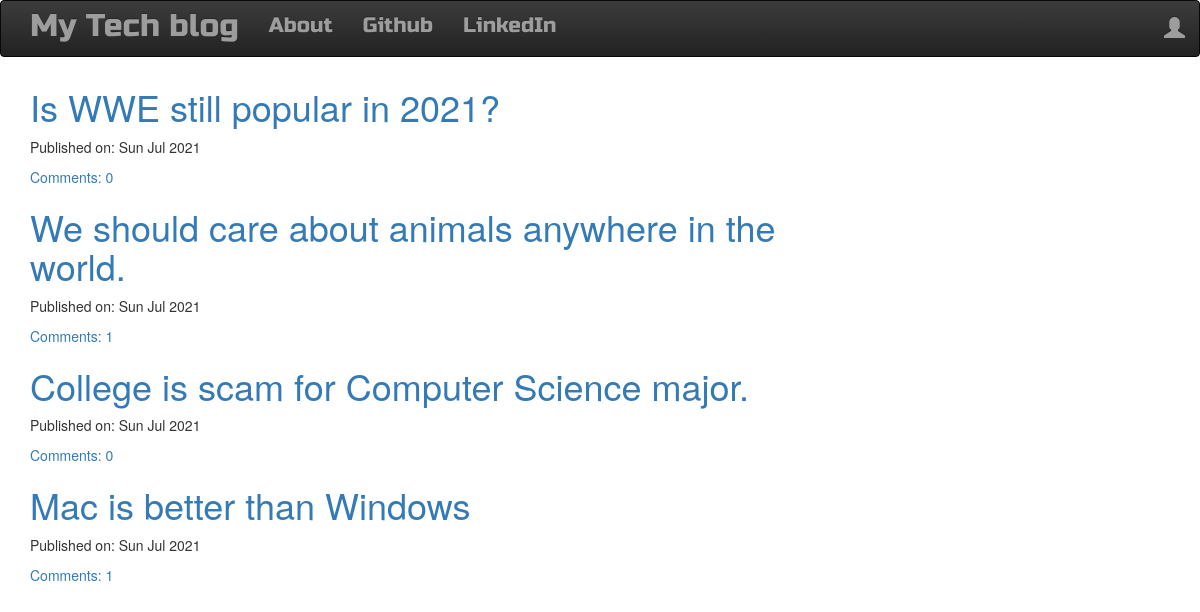
The page / on the database its author committed.
### blog/models.py (models this page shows, shortened)
class Post(models.Model):
    author = models.ForeignKey('auth.User',on_delete=models.CASCADE)
    title = models.CharField(max_length=200)
    text = models.TextField()
    created_date = models.DateTimeField(default=timezone.now)
    published_date = models.DateTimeField(blank=True, null=True)
    def approve_comments(self):
        return self.comments.filter(approved_comment=True)

### blog/views.py (the view)
# urls.py: url(r'^$',views.PostListView.as_view(),name='post_list'),
class PostListView(ListView):
    model = Post
    def get_queryset(self):
        return Post.objects.filter(published_date__lte=timezone.now()).order_by('-published_date')

### blog/templates/blog/post_list.html
{% extends 'blog/base.html' %}
{% block content %}
<div class="centerstage">
    {% for post in post_list %}
        <div class="post">
            <h1><a href="{% url 'post_detail' pk=post.pk %}">{{ post.title }}</a></h1>
            <div class="date">
                <p>Published on: {{ post.published_date|date:"D M Y"}}</p>
            </div>
            <a href="{% url 'post_detail' pk=post.pk %}">Comments: {{ post.approve_comments.count }}</a>
        </div>
    {% endfor %}
</div>
{% endblock %}

### blog/templates/blog/base.html (shortened to what this page needs)
<!DOCTYPE html>
{% load static %}
<html>
    <head>
        <link rel="stylesheet" href="https://maxcdn.bootstrapcdn.com/bootstrap/3.3.7/css/bootstrap.min.css">
        <link rel="stylesheet" href="https://maxcdn.bootstrapcdn.com/bootstrap/3.3.7/css/bootstrap-theme.min.css">
        <link rel="stylesheet" href="//cdn.jsdelivr.net/medium-editor/latest/css/medium-editor.min.css" type="text/css" media="screen" charset="utf-8">
        <link rel="stylesheet" href="{% static 'css/blog.css' %}">
<body class='loader'>
  <nav class="navbar navbar-inverse techfont custom-navbar">
    <div class="container">
      <ul class="nav navbar-nav">
        <li><a class='navbar-brand bigbrand' href="{% url 'post_list' %}">My Tech blog</a></li>
        <li><a href="{% url 'about'%}">About</a></li>
        <li><a href="https://www.github.com">Github</a></li>
        <li><a href="https://www.linkedin.com">LinkedIn</a></li>
      </ul>
      <ul class="nav navbar-nav navbar-right">
        {% if user.is_authenticated %}
        <li>
          <a href="{% url 'post_new' %}" >New Post</a>
        </li>
        <li>
          <a href="{% url 'post_draft_list' %}">Drafts</a>
        </li>
        <li>
          <a href="{% url 'logout' %}" >Log out</a>
        </li>
        <li>
          <a >Welcome: {{ user.username }}</a>
        </li>
          {% else %}
          <li><a class='nav navbar-right' href="{% url 'login' %}" ><span class="glyphicon glyphicon-user"></span></a></li>
        {% endif %}
      </ul>
  </div>
</nav>
        <div class="content container">
            <div class="row">
                <div class="col-md-8">
                  <div class="blog_posts">
                    {% block content %}
                    {% endblock %}
                  </div>
                </div>
            </div>
        </div>
</body>
</html>

### blog/static/css/blog.css (style rules this page uses)
.techfont { font-family: 'Russo One', sans-serif; font-size: 1.5em; margin-bottom: 10px; }
.centerstage { margin-left: auto; margin-right: auto; }
.bigbrand { font-size: 1.5em; }
.loader { filter:hue-rotate(0deg); color: linear-gradient(45deg,#0f8,#08f); animation:hue 5000ms infinite linear; }

### rows shown on the page
Post: title "Is WWE still popular in 2021?", published_date "Sun Jul 2021", approve_comments.count "0"
Post: title "We should care about animals anywhere in the world.", published_date "Sun Jul 2021", approve_comments.count "1"
Post: title "College is scam for Computer Science major.", published_date "Sun Jul 2021", approve_comments.count "0"
Post: title "Mac is better than Windows", published_date "Sun Jul 2021", approve_comments.count "1"
